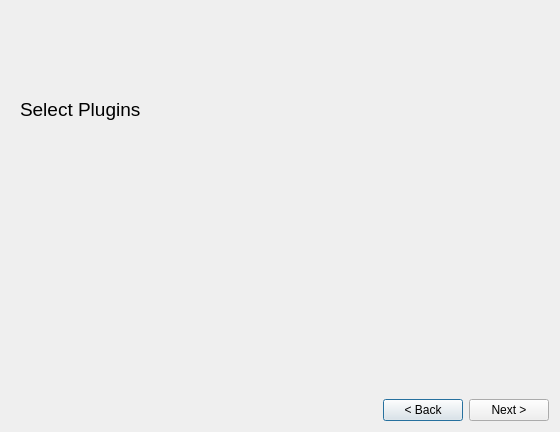
<?xml version="1.0" encoding="UTF-8"?>
<ui version="4.0">
 <class>xiiQtCreateProjectDlg</class>
 <widget class="QDialog" name="xiiQtCreateProjectDlg">
  <property name="geometry">
   <rect>
    <x>0</x>
    <y>0</y>
    <width>560</width>
    <height>432</height>
   </rect>
  </property>
  <property name="windowTitle">
   <string>Create Project</string>
  </property>
  <property name="windowIcon">
   <iconset resource="../../../Tools/Libs/GuiFoundation/QtResources/resources.qrc">
    <normaloff>:/GuiFoundation/Icons/ProjectAdd.svg</normaloff>:/GuiFoundation/Icons/ProjectAdd.svg</iconset>
  </property>
  <layout class="QVBoxLayout" name="verticalLayout">
   <item>
    <widget class="QStackedWidget" name="StackedPages">
     <property name="currentIndex">
      <number>1</number>
     </property>
     <widget class="QWidget" name="Basics" native="true">
      <layout class="QVBoxLayout" name="verticalLayout_2">
       <item>
        <widget class="QLabel" name="label_4">
         <property name="text">
          <string>Project Name:</string>
         </property>
        </widget>
       </item>
       <item>
        <widget class="QLineEdit" name="ProjectName">
         <property name="readOnly">
          <bool>false</bool>
         </property>
        </widget>
       </item>
       <item>
        <widget class="QLabel" name="label_5">
         <property name="text">
          <string>Parent Folder::</string>
         </property>
        </widget>
       </item>
       <item>
        <layout class="QHBoxLayout" name="horizontalLayout_3">
         <item>
          <widget class="QLineEdit" name="ProjectFolder">
           <property name="readOnly">
            <bool>true</bool>
           </property>
          </widget>
         </item>
         <item>
          <widget class="QToolButton" name="BrowseFolder">
           <property name="toolTip">
            <string>Open folder in explorer.</string>
           </property>
           <property name="text">
            <string>...</string>
           </property>
           <property name="icon">
            <iconset resource="../../../Tools/Libs/GuiFoundation/QtResources/resources.qrc">
             <normaloff>:/GuiFoundation/Icons/OpenFolder.svg</normaloff>:/GuiFoundation/Icons/OpenFolder.svg</iconset>
           </property>
          </widget>
         </item>
        </layout>
       </item>
       <item>
        <widget class="QLabel" name="label_6">
         <property name="text">
          <string>Project to Create::</string>
         </property>
        </widget>
       </item>
       <item>
        <widget class="QLineEdit" name="ResultPath">
         <property name="readOnly">
          <bool>true</bool>
         </property>
        </widget>
       </item>
       <item>
        <spacer name="verticalSpacer">
         <property name="orientation">
          <enum>Qt::Vertical</enum>
         </property>
         <property name="sizeHint" stdset="0">
          <size>
           <width>20</width>
           <height>252</height>
          </size>
         </property>
        </spacer>
       </item>
      </layout>
     </widget>
     <widget class="QWidget" name="Plugins_2" native="true">
      <layout class="QVBoxLayout" name="verticalLayout_3">
       <item>
        <widget class="QLabel" name="label_2">
         <property name="text">
          <string>&lt;html&gt;&lt;head/&gt;&lt;body&gt;&lt;p&gt;&lt;span style=&quot; font-size:14pt;&quot;&gt;Select Plugins&lt;/span&gt;&lt;/p&gt;&lt;/body&gt;&lt;/html&gt;</string>
         </property>
        </widget>
       </item>
       <item>
        <widget class="xiiQtPluginSelectionWidget" name="Plugins" native="true">
         <property name="minimumSize">
          <size>
           <width>20</width>
           <height>20</height>
          </size>
         </property>
        </widget>
       </item>
      </layout>
     </widget>
     <widget class="QWidget" name="Templates">
      <layout class="QVBoxLayout" name="verticalLayout_4">
       <item>
        <widget class="QLabel" name="label">
         <property name="text">
          <string>&lt;html&gt;&lt;head/&gt;&lt;body&gt;&lt;p&gt;&lt;span style=&quot; font-size:14pt;&quot;&gt;Select Project Template&lt;/span&gt;&lt;/p&gt;&lt;/body&gt;&lt;/html&gt;</string>
         </property>
        </widget>
       </item>
       <item>
        <widget class="QListWidget" name="ProjectTemplates">
         <property name="movement">
          <enum>QListView::Static</enum>
         </property>
         <property name="resizeMode">
          <enum>QListView::Adjust</enum>
         </property>
         <property name="viewMode">
          <enum>QListView::IconMode</enum>
         </property>
        </widget>
       </item>
      </layout>
     </widget>
     <widget class="QWidget" name="Summary">
      <layout class="QVBoxLayout" name="verticalLayout_5">
       <item>
        <widget class="QLabel" name="label_3">
         <property name="text">
          <string>&lt;html&gt;&lt;head/&gt;&lt;body&gt;&lt;p&gt;&lt;span style=&quot; font-size:14pt;&quot;&gt;Summary&lt;/span&gt;&lt;/p&gt;&lt;/body&gt;&lt;/html&gt;</string>
         </property>
        </widget>
       </item>
       <item>
        <spacer name="verticalSpacer_3">
         <property name="orientation">
          <enum>Qt::Vertical</enum>
         </property>
         <property name="sizeType">
          <enum>QSizePolicy::Fixed</enum>
         </property>
         <property name="sizeHint" stdset="0">
          <size>
           <width>20</width>
           <height>20</height>
          </size>
         </property>
        </spacer>
       </item>
       <item>
        <widget class="QLabel" name="label_7">
         <property name="text">
          <string>Project to Create:</string>
         </property>
        </widget>
       </item>
       <item>
        <widget class="QLineEdit" name="ResultPath2">
         <property name="readOnly">
          <bool>true</bool>
         </property>
        </widget>
       </item>
       <item>
        <widget class="QLabel" name="label_8">
         <property name="text">
          <string>Project Template:</string>
         </property>
        </widget>
       </item>
       <item>
        <widget class="QLineEdit" name="ChosenTemplate">
         <property name="readOnly">
          <bool>true</bool>
         </property>
        </widget>
       </item>
       <item>
        <spacer name="verticalSpacer_2">
         <property name="orientation">
          <enum>Qt::Vertical</enum>
         </property>
         <property name="sizeHint" stdset="0">
          <size>
           <width>20</width>
           <height>268</height>
          </size>
         </property>
        </spacer>
       </item>
      </layout>
     </widget>
    </widget>
   </item>
   <item>
    <layout class="QHBoxLayout" name="horizontalLayout">
     <item>
      <spacer name="horizontalSpacer">
       <property name="orientation">
        <enum>Qt::Horizontal</enum>
       </property>
       <property name="sizeHint" stdset="0">
        <size>
         <width>40</width>
         <height>20</height>
        </size>
       </property>
      </spacer>
     </item>
     <item>
      <widget class="QPushButton" name="Prev">
       <property name="text">
        <string>&lt; Back</string>
       </property>
      </widget>
     </item>
     <item>
      <widget class="QPushButton" name="Next">
       <property name="text">
        <string>Next &gt;</string>
       </property>
      </widget>
     </item>
    </layout>
   </item>
  </layout>
 </widget>
 <customwidgets>
  <customwidget>
   <class>xiiQtPluginSelectionWidget</class>
   <extends>QWidget</extends>
   <header location="global">EditorFramework/Dialogs/PluginSelectionWidget.moc.h</header>
   <container>1</container>
  </customwidget>
 </customwidgets>
 <resources>
  <include location="../../../Tools/Libs/GuiFoundation/QtResources/resources.qrc"/>
  <include location="../QtResources/resources.qrc"/>
 </resources>
 <connections/>
</ui>
